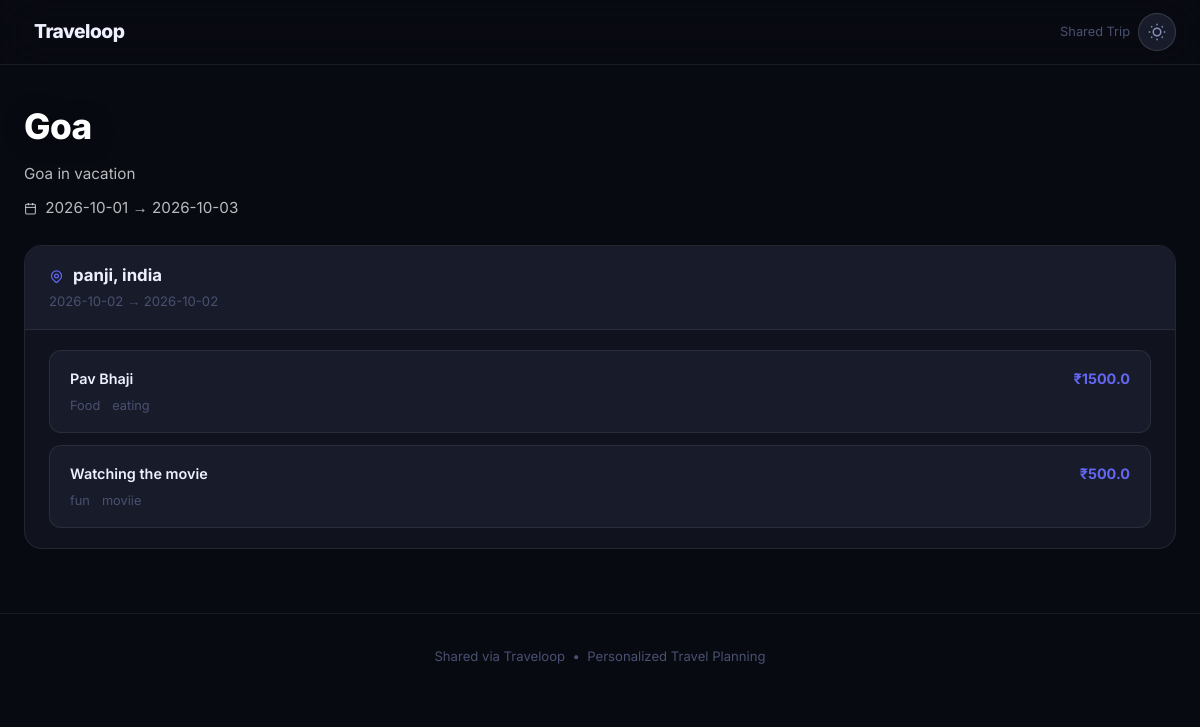
Page /public/trip/4 on the committed database.
### models.py (models this page shows)
class Trip(db.Model):
    id = db.Column(db.Integer, primary_key=True)
    user_id = db.Column(db.Integer, db.ForeignKey("user.id"))
    title = db.Column(db.String(200), nullable=False)
    description = db.Column(db.Text)
    start_date = db.Column(db.String(50))
    end_date = db.Column(db.String(50))
    budget = db.Column(db.Float, default=0)
    cover_image = db.Column(db.String(200))
    created_at = db.Column(db.DateTime, default=datetime.utcnow)
    stops = db.relationship(
        "Stop",
        cascade="all, delete",
        backref="trip",
        lazy=True
    )

class Stop(db.Model):
    id = db.Column(db.Integer, primary_key=True)
    trip_id = db.Column(db.Integer, db.ForeignKey("trip.id"))
    city = db.Column(db.String(100))
    country = db.Column(db.String(100))
    start_date = db.Column(db.String(50))
    end_date = db.Column(db.String(50))
    activity = db.relationship(
        "Activity",
        cascade="all, delete",
        backref="stop",
        lazy=True
    )

class Activity(db.Model):
    id = db.Column(db.Integer, primary_key=True)
    stop_id = db.Column(db.Integer, db.ForeignKey("stop.id"))
    title = db.Column(db.String(200))
    category = db.Column(db.String(100))
    cost = db.Column(db.Float, default=0)
    notes = db.Column(db.Text)

### app.py (the view)
@app.route("/public/trip/<int:trip_id>")
def public_trip(trip_id):
    trip = Trip.query.get_or_404(trip_id)
    stops = Stop.query.filter_by(
        trip_id=trip.id
    ).all()
    return render_template(
        "public_trip.html",
        trip=trip,
        stops=stops
    )

### app.py (called while the page is built)
@app.after_request
def add_header(response):
    response.cache_control.no_store = True
    response.cache_control.no_cache = True
    response.cache_control.must_revalidate = True
    response.cache_control.max_age = 0
    return response

### templates/public_trip.html (shortened to what this page needs)
<!DOCTYPE html>
<html lang="en" data-theme="dark">
<head>
    <link rel="stylesheet" href="/static/css/style.css">
</head>
<body>
<nav class="navbar">
    <div style="max-width:1200px;margin:0 auto;width:100%;display:flex;align-items:center;justify-content:space-between;gap:12px;">
        <a class="navbar-brand" href="/">
            Traveloop
        </a>
        <div style="display:flex;align-items:center;gap:8px;">
            <span style="font-size:0.8rem;color:var(--text-3);">Shared Trip</span>
            <button class="theme-toggle" id="theme-toggle" aria-label="Toggle theme">
            </button>
        </div>
    </div>
</nav>
<div class="main-content">
    <div class="hero fade-up mb-4">
        <div class="hero-title">{{ trip.title }}</div>
        {% if trip.description %}
        <p class="hero-sub mt-1">{{ trip.description }}</p>
        {% endif %}
        <p class="hero-sub mt-1" style="margin-top:8px;">
            {{ trip.start_date }} → {{ trip.end_date }}
        </p>
    </div>
    {% if stops %}
    <div class="timeline fade-up">
        {% for stop in stops %}
        <div class="timeline-item">
            <div class="timeline-header">
                <div>
                    <div class="timeline-city">
                        {{ stop.city }}, {{ stop.country }}
                    </div>
                    <div class="timeline-dates">{{ stop.start_date }} → {{ stop.end_date }}</div>
                </div>
            </div>
            <div class="timeline-body">
                {% if stop.activity %}
                    {% for activity in stop.activity %}
                    <div class="activity-item">
                        <div style="flex:1;">
                            <div class="activity-title">{{ activity.title }}</div>
                            <div class="activity-meta">
                                {% if activity.category %}<span>{{ activity.category }}</span>{% endif %}
                                {% if activity.notes %}<span>{{ activity.notes }}</span>{% endif %}
                            </div>
                        </div>
                        <div class="activity-cost">₹{{ activity.cost }}</div>
                    </div>
                    {% endfor %}
                {% else %}
                    <p class="muted" style="font-size:0.85rem;">No activities planned for this stop.</p>
                {% endif %}
            </div>
        </div>
        {% endfor %}
    </div>
    {% endif %}
</div>
<footer>
    Shared via Traveloop &nbsp;&bull;&nbsp; Personalized Travel Planning
</footer>
</body>
</html>

### static/css/style.css (style rules this page uses)
*, *::before, *::after { margin: 0; padding: 0; box-sizing: border-box; }
:root { --bg-base: #080a12; --bg-surface: #10131e; --bg-surface-2: #181b2a; --bg-surface-3: #20243a; --border: rgba(255,255,255,0.08); --border-strong: rgba(255,255,255,0.15); --text-1: #eef0ff; --text-2: #8892c0; --text-3: #4a5070; --accent: #6366f1; --accent-h: #818cf8; --accent-sub: rgba(99,102,241,0.15); --accent-glow: rgba(99,102,241,0.35); --success: #34d399; --success-sub: rgba(52,211,153,0.13); --warning: #fbbf24; --warning-sub: rgba(251,191,36,0.13); --danger: #f87171; --danger-sub: rgba(248,113,113,0.13); --info: #60a5fa; --info-sub: rgba(96,165,250,0.13); --shadow-sm: 0 1px 4px rgba(0,0,0,0.6); --shadow-md: 0 4px 24px rgba(0,0,0,0.6); --shadow-lg: 0 12px 48px rgba(0,0,0,0.7); --shadow-glow: 0 8px 32px rgba(99,102,241,0.25); --navbar-bg: rgba(8,10,18,0.75); --glass-bg: rgba(16,19,30,0.7); --glass-border: rgba(255,255,255,0.1); --scrollbar-bg: #181b2a; --scrollbar-th: #2e3155; --t: 0.22s cubic-bezier(0.4,0,0.2,1); --r-sm: 8px; --r-md: 12px; --r-lg: 18px; --r-xl: 24px; --r-2xl: 32px; }
html { scroll-behavior: smooth; }
body { background: var(--bg-base); color: var(--text-1); font-family: 'Inter', system-ui, sans-serif; font-size: 15px; line-height: 1.65; min-height: 100vh; overflow-x: hidden; transition: background var(--t), color var(--t); }
p { color: var(--text-2); line-height: 1.7; margin-bottom: 0; }
a { color: var(--accent); text-decoration: none; transition: color var(--t); }
.navbar { background: var(--navbar-bg) !important; backdrop-filter: blur(24px); -webkit-backdrop-filter: blur(24px); border-bottom: 1px solid var(--border); padding: 0.8rem 1.5rem !important; position: sticky; top: 0; z-index: 1000; transition: background var(--t), border-color var(--t); }
.navbar-brand { font-size: 1.2rem; font-weight: 800; color: var(--text-1) !important; letter-spacing: -0.5px; display: flex; align-items: center; gap: 10px; }
.theme-toggle { width: 38px; height: 38px; border-radius: 50%; background: var(--bg-surface-2); border: 1px solid var(--border-strong); color: var(--text-2); display: inline-flex; align-items: center; justify-content: center; cursor: pointer; transition: all var(--t); flex-shrink: 0; }
.main-content { max-width: 1200px; margin: 0 auto; padding: 2rem 1.5rem; }
.hero-title { font-size: clamp(1.5rem, 4vw, 2.2rem); font-weight: 800; color: #fff; letter-spacing: -0.5px; text-shadow: 0 2px 20px rgba(0,0,0,0.5); }
.hero-sub { color: rgba(255,255,255,0.72); margin-top: 0.4rem; font-size: 0.95rem; }
.timeline { display: flex; flex-direction: column; gap: 1.25rem; }
.timeline-item { background: var(--bg-surface); border: 1px solid var(--border); border-radius: var(--r-lg); overflow: hidden; transition: all var(--t); }
.timeline-header { background: var(--bg-surface-2); padding: 1rem 1.5rem; display: flex; align-items: center; justify-content: space-between; gap: 1rem; flex-wrap: wrap; border-bottom: 1px solid var(--border); }
.timeline-city { font-weight: 700; font-size: 1.05rem; color: var(--text-1); }
.timeline-dates { font-size: 0.82rem; color: var(--text-3); margin-top: 2px; }
.timeline-body { padding: 1.25rem 1.5rem; }
.activity-item { background: var(--bg-surface-2); border: 1px solid var(--border); border-radius: var(--r-md); padding: 1rem 1.25rem; margin-bottom: 0.75rem; display: flex; align-items: flex-start; justify-content: space-between; gap: 1rem; transition: all var(--t); }
.activity-item:last-child { margin-bottom: 0; }
.activity-title { font-weight: 600; font-size: 0.9rem; color: var(--text-1); margin-bottom: 4px; }
.activity-meta { font-size: 0.8rem; color: var(--text-3); display: flex; gap: 12px; flex-wrap: wrap; }
.activity-cost { font-weight: 700; color: var(--accent); font-size: 0.9rem; white-space: nowrap; }
footer { text-align: center; padding: 2rem 1rem; margin-top: 2rem; font-size: 0.82rem; color: var(--text-3); border-top: 1px solid var(--border); }
.fade-up { animation: fadeUp 0.45s ease both; }
.mb-4 { margin-bottom: 1.5rem; }
.mt-1 { margin-top: 0.4rem; }

### rows in the picture
Trip: title "Goa", description "Goa in vacation", start_date "2026-10-01", end_date "2026-10-03"
Stop: city "panji", country "india", start_date "2026-10-02", end_date "2026-10-02"
Activity: title "Pav Bhaji", category "Food", notes "eating", cost "1500.0"
Activity: title "Watching the movie", category "fun", notes "moviie", cost "500.0"
